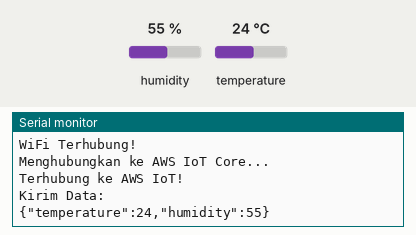
Simulated run of this sketch. Board: ESP8266 (NodeMCU). On the bench: the last lines printed to the serial monitor. Inputs (shaded band) come from the test bench; at power-on: humidity 55 %, temperature 24 °C. WiFi joins after 1.5 s; servers stay silent unless stated; no MQTT or app messages arrive unless stated.

Above: at 3.2 s.
3.3 s: humidity set to 22 %
At 8.3 s:
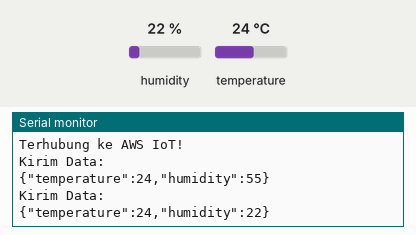
8.9 s: temperature set to 12 °C
At 12.9 s:
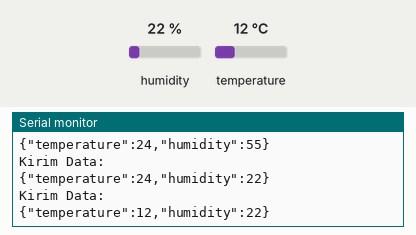
14.5 s: humidity set to 40 %
At 17.6 s:
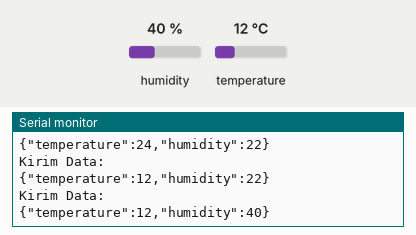
Timing chart, 0 to 19.1 s (numbered marks = the images above; inputs shaded):
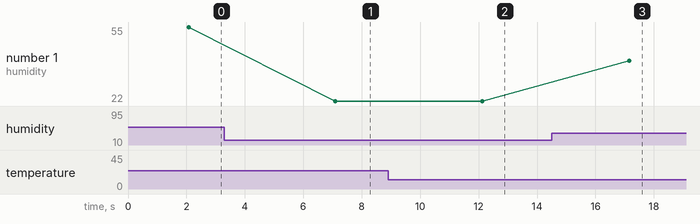

The sketch:

main.ino
```cpp
#include <ESP8266WiFi.h>
#include <PubSubClient.h>
#include <DHT.h>
#include <ArduinoJson.h>

// WIFI
const char* ssid = "Wokwi-GUEST";
const char* password = "";

// AWS IoT
const char* aws_endpoint = "a1ai5tyxetoyg6-ats.iot.us-east-1.amazonaws.com";  // Ganti region
const int port = 8883;
const char* thingName = "DEMO_PROJECT_LKS";

// Sertifikat dari AWS (gunakan format .pem dalam PROGMEM)
const char* ca_cert = \
"-----BEGIN CERTIFICATE-----\n" \
"isidenganCA1\n" \
"-----END CERTIFICATE-----\n";

const char* client_cert = \
"-----BEGIN CERTIFICATE-----\n" \
"isidengancert\n" \
"-----END CERTIFICATE-----\n";

const char* private_key = \
"-----BEGIN RSA PRIVATE KEY-----\n" \
"isidenganprivatekey\n" \
"-----END RSA PRIVATE KEY-----\n";

// WiFiClientSecure
WiFiClientSecure net = WiFiClientSecure();
PubSubClient client(net);

// DHT
#define DHTPIN D2     // Pin DHT11
#define DHTTYPE DHT11
DHT dht(DHTPIN, DHTTYPE);

void connectAWS() {
  Serial.println("Menghubungkan ke AWS IoT Core...");
  while (!client.connected()) {
    if (client.connect(thingName)) {
      Serial.println("Terhubung ke AWS IoT!");
    } else {
      Serial.print("Gagal, rc=");
      Serial.print(client.state());
      Serial.println(" Coba lagi...");
      delay(2000);
    }
  }
}

void setup() {
  Serial.begin(115200);
  dht.begin();

  WiFi.begin(ssid, password);
  while (WiFi.status() != WL_CONNECTED) {
    delay(1000);
    Serial.println("Menghubungkan WiFi...");
  }
  Serial.println("WiFi Terhubung!");

  // Sertifikat
  net.setCACert(ca_cert);
  net.setCertificate(client_cert);
  net.setPrivateKey(private_key);

  client.setServer(aws_endpoint, port);
  connectAWS();
}

void loop() {
  if (!client.connected()) {
    connectAWS();
  }
  client.loop();

  float h = dht.readHumidity();
  float t = dht.readTemperature();

  if (isnan(h) || isnan(t)) {
    Serial.println("Gagal membaca sensor!");
    return;
  }

  // Buat JSON payload
  StaticJsonDocument<200> doc;
  doc["temperature"] = t;
  doc["humidity"] = h;

  char jsonBuffer[512];
  serializeJson(doc, jsonBuffer);

  Serial.println("Kirim Data: ");
  Serial.println(jsonBuffer);

  client.publish("esp8266/dht11", jsonBuffer);
  delay(5000);
}
```

Measured:
- after the input at 3.3 s, the serial monitor: prints a new line after 3.8 s (image 1)
- after the input at 8.9 s, the serial monitor: prints a new line after 3.2 s (image 2)
- after the input at 14.5 s, the serial monitor: prints a new line after 2.6 s (image 3)
- plotted number 1: 55 → 22 after the input at 3.3 s, 22 → 40 after the input at 14.5 s
